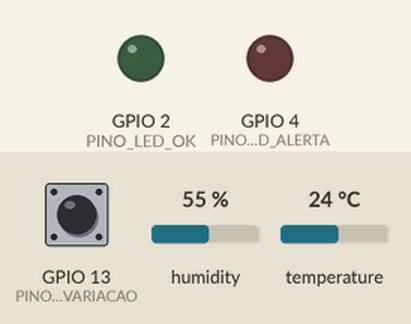
This sketch was run on a simulated ESP32. Parts: output pins drawn as LEDs (lit = HIGH). Inputs (shaded band) come from the test bench; at power-on: GPIO 13 (PINO_CHAVE_VARIACAO) LOW, humidity 55 %, temperature 24 °C. WiFi joins after 1.5 s; servers stay silent unless stated; random numbers use the default seed unless the sketch sets one; no MQTT or app messages arrive unless stated; what the sketch prints to the serial monitor is not drawn.

Above: at 0.1 s.
At 2.7 s:
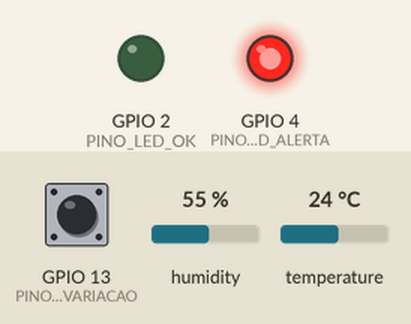
2.8 s: GPIO 13 (PINO_CHAVE_VARIACAO) pulled HIGH for 2.35 s
Timing chart, 0 to 5.8 s (numbered marks = the images above; inputs shaded):
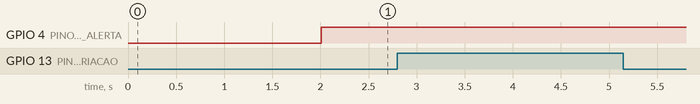

Measured:
- after the input at 2.8 s, every drawn part: stays the same

The sketch:

sketch.ino
```cpp
/*
 * VacinaSegura - firmware do ESP32 (Wokwi ou placa física)
 *
 * Lê a temperatura/umidade da geladeira de vacinas (DHT22) e publica via MQTT.
 * LED verde = temperatura dentro da faixa segura (2 a 8 °C)
 * LED vermelho = fora da faixa
 *
 * A cada 20 s é publicada uma leitura: o valor do sensor somado a uma variação
 * aleatória. Além da oscilação normal, a cada 2 a 4 minutos acontece uma
 * "excursão" que leva a temperatura para FORA da faixa segura, alternando entre
 * acima de 8 °C e abaixo de 2 °C, e depois volta ao normal.
 * (Os valores assumem o DHT22 em 5 °C, o padrão do diagram.json.)
 *
 * No Wokwi: durante a simulação, clique no DHT22 para alterar a temperatura base.
 *
 * CHAVE "VARIACAO" (slide switch no GPIO 13): liga/desliga a variação aleatória.
 *   DESLIGADA: publica exatamente o valor do DHT22 e publica na hora sempre que ele muda.
 *   LIGADA:    soma a variação aleatória e as saídas periódicas da faixa.
 */
#include <WiFi.h>
#include <PubSubClient.h>
#include "DHTesp.h"

// ---------- Rede ----------
// Wokwi: rede "Wokwi-GUEST" sem senha. Placa física: troque pela sua rede.
const char* WIFI_SSID  = "Wokwi-GUEST";
const char* WIFI_SENHA = "";

// ---------- MQTT ----------
// O ESP32 do Wokwi publica no broker público; o Mosquitto do projeto
// busca essas mensagens por meio da ponte (ver infra/mosquitto.conf).
// Placa física na mesma rede do PC: use o IP do PC e a porta 1884 e
// troque TOPICO para "vacinasegura/ubs/ubs01/geladeira/g01".
const char* MQTT_HOST  = "broker.hivemq.com";
const int   MQTT_PORTA = 1883;
const char* TOPICO     = "vacinasegura/35kr1sud/ubs/ubs01/geladeira/g01";

// ---------- Hardware ----------
const int PINO_DHT    = 15;
const int PINO_LED_OK = 2;
const int PINO_LED_ALERTA = 4;
const int PINO_CHAVE_VARIACAO = 13;  // chave no circuito: liga/desliga a variação aleatória

const float TEMP_MIN = 2.0;
const float TEMP_MAX = 8.0;
const unsigned long INTERVALO_MS = 20000;  // uma leitura a cada 20 s

// ---------- Aleatoriedade ----------
// Oscilação normal: cada leitura difere da anterior em até +/-1,2 °C e +/-5 %,
// com tendência de voltar ao valor do sensor.
const float PASSO_TEMP = 1.2;
const float PASSO_UMID = 5.0;
const float RETORNO    = 0.6;   // fração do desvio que se mantém de uma leitura para a outra

// Excursões para fora da faixa (garantidas, alternando acima/abaixo)
const int   LEITURAS_ENTRE_EXCURSOES_MIN = 6;   // 6 x 20 s = 2 min
const int   LEITURAS_ENTRE_EXCURSOES_MAX = 12;  // 12 x 20 s = 4 min
const int   DURACAO_EXCURSAO_MIN = 4;           // leituras
const int   DURACAO_EXCURSAO_MAX = 6;

float desvioTemp = 0;
float desvioUmid = 0;
int   leiturasAteExcursao = 0;
int   excursaoRestante = 0;
float alvoExcursao = 0;
bool  proximaParaCima = true;

DHTesp dht;
WiFiClient wifi;
PubSubClient mqtt(wifi);
unsigned long ultimaLeitura = 0;
unsigned long ultimaChecagem = 0;
int estadoChave = -1;
float ultimoValorSensor = NAN;

// Chave ligada a GND => LOW => variação LIGADA. Chave aberta => HIGH (pull-up) => DESLIGADA.
bool variacaoLigada() {
  return digitalRead(PINO_CHAVE_VARIACAO) == LOW;
}

// Número aleatório entre -1 e +1
float aleatorio() {
  return random(-1000, 1001) / 1000.0;
}

void atualizarDesvios() {
  if (excursaoRestante > 0) {
    // Em excursão: aproxima rapidamente do alvo fora da faixa
    desvioTemp += (alvoExcursao - desvioTemp) * 0.6 + aleatorio() * 0.3;
    desvioUmid = desvioUmid * RETORNO + (alvoExcursao > 0 ? 8.0 : -4.0) + aleatorio() * PASSO_UMID;
    excursaoRestante--;
  } else {
    // Oscilação normal em torno do valor do sensor
    desvioTemp = desvioTemp * RETORNO + aleatorio() * PASSO_TEMP;
    desvioUmid = desvioUmid * RETORNO + aleatorio() * PASSO_UMID;

    if (--leiturasAteExcursao <= 0) {
      // Começa uma nova excursão, alternando o lado
      excursaoRestante = random(DURACAO_EXCURSAO_MIN, DURACAO_EXCURSAO_MAX + 1);
      alvoExcursao = proximaParaCima ? random(450, 651) / 100.0    // ~9,5 a 11,5 °C
                                     : -random(380, 461) / 100.0;  // ~0,4 a 1,2 °C
      proximaParaCima = !proximaParaCima;
      leiturasAteExcursao = random(LEITURAS_ENTRE_EXCURSOES_MIN, LEITURAS_ENTRE_EXCURSOES_MAX + 1);
      Serial.printf(">> Excursao %s da faixa segura\n", alvoExcursao > 0 ? "ACIMA" : "ABAIXO");
    }
  }
  desvioTemp = constrain(desvioTemp, -7.0f, 7.0f);
  desvioUmid = constrain(desvioUmid, -20.0f, 20.0f);
}

void conectarWifi() {
  Serial.print("Conectando ao Wi-Fi");
  WiFi.begin(WIFI_SSID, WIFI_SENHA, 6);
  while (WiFi.status() != WL_CONNECTED) {
    delay(250);
    Serial.print(".");
  }
  Serial.println(" conectado!");
}

void conectarMqtt() {
  while (!mqtt.connected()) {
    String clientId = "vacinasegura-esp32-" + String((uint32_t)ESP.getEfuseMac(), HEX);
    Serial.print("Conectando ao broker MQTT... ");
    if (mqtt.connect(clientId.c_str())) {
      Serial.println("ok");
    } else {
      Serial.printf("falhou (estado %d), nova tentativa em 2 s\n", mqtt.state());
      delay(2000);
    }
  }
}

void setup() {
  Serial.begin(115200);
  pinMode(PINO_LED_OK, OUTPUT);
  pinMode(PINO_LED_ALERTA, OUTPUT);
  pinMode(PINO_CHAVE_VARIACAO, INPUT_PULLUP);
  dht.setup(PINO_DHT, DHTesp::DHT22);

  randomSeed(esp_random());
  leiturasAteExcursao = random(LEITURAS_ENTRE_EXCURSOES_MIN, LEITURAS_ENTRE_EXCURSOES_MAX + 1);

  conectarWifi();
  mqtt.setServer(MQTT_HOST, MQTT_PORTA);
  conectarMqtt();
}

void loop() {
  if (WiFi.status() != WL_CONNECTED) conectarWifi();
  if (!mqtt.connected()) conectarMqtt();
  mqtt.loop();

  // Confere a chave e o sensor a cada 2 s (intervalo minimo do DHT22)
  if (millis() - ultimaChecagem < 2000) return;
  ultimaChecagem = millis();

  bool publicarAgora = (ultimaLeitura == 0) || (millis() - ultimaLeitura >= INTERVALO_MS);

  int chave = variacaoLigada() ? 1 : 0;
  if (chave != estadoChave) {
    Serial.printf(">> Variacao das medicoes: %s\n", chave ? "LIGADA" : "DESLIGADA");
    if (estadoChave != -1) publicarAgora = true;  // mostra o efeito na hora
    estadoChave = chave;
    desvioTemp = 0;
    desvioUmid = 0;
    excursaoRestante = 0;
  }

  TempAndHumidity leitura = dht.getTempAndHumidity();
  if (dht.getStatus() != DHTesp::ERROR_NONE) {
    Serial.printf("Erro no sensor: %s\n", dht.getStatusString());
    return;
  }

  // Com a variação desligada, publica na hora quando o DHT22 muda
  if (!chave && !isnan(ultimoValorSensor) && fabs(leitura.temperature - ultimoValorSensor) >= 0.1) publicarAgora = true;
  ultimoValorSensor = leitura.temperature;

  if (!publicarAgora) return;
  ultimaLeitura = millis();

  if (chave) atualizarDesvios();
  float temperatura = leitura.temperature + (chave ? desvioTemp : 0);
  float umidade = constrain(leitura.humidity + (chave ? desvioUmid : 0), 0.0f, 100.0f);

  bool dentroDaFaixa = temperatura >= TEMP_MIN && temperatura <= TEMP_MAX;
  digitalWrite(PINO_LED_OK, dentroDaFaixa ? HIGH : LOW);
  digitalWrite(PINO_LED_ALERTA, dentroDaFaixa ? LOW : HIGH);

  char payload[80];
  snprintf(payload, sizeof(payload), "{\"temperatura\":%.2f,\"umidade\":%.1f}",
           temperatura, umidade);
  mqtt.publish(TOPICO, payload);
  Serial.printf("Publicado: %s %s\n", payload, dentroDaFaixa ? "" : "<- FORA DA FAIXA");
}
```
